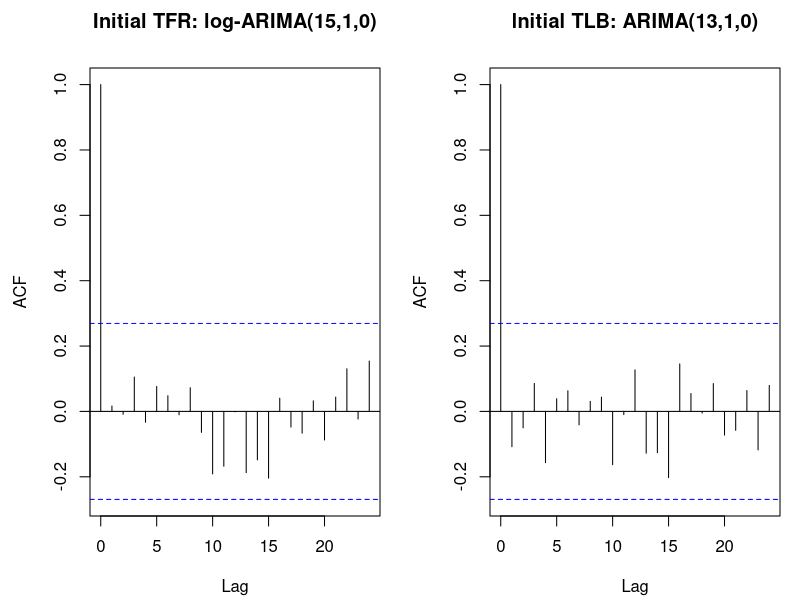
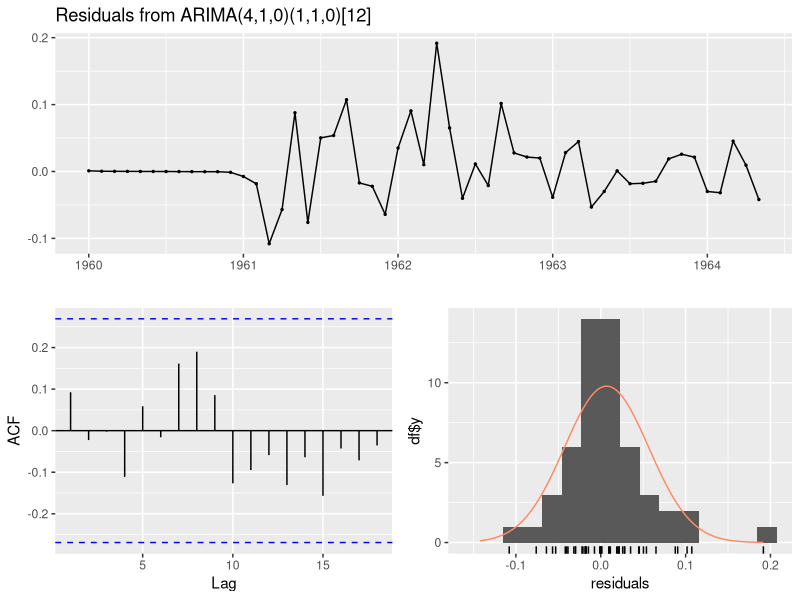
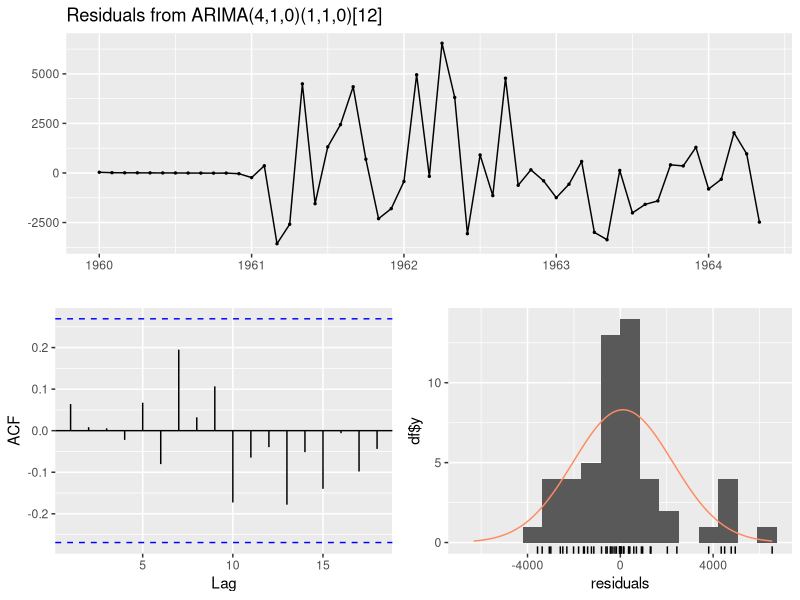
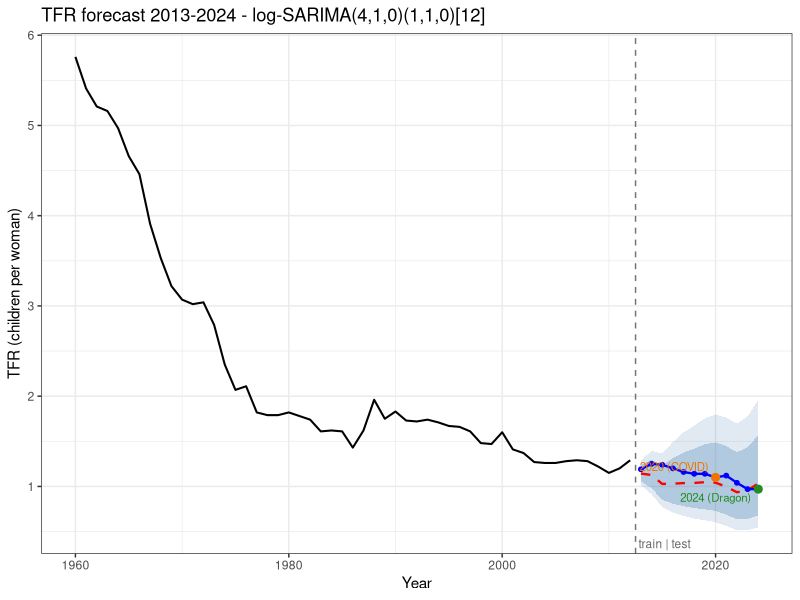
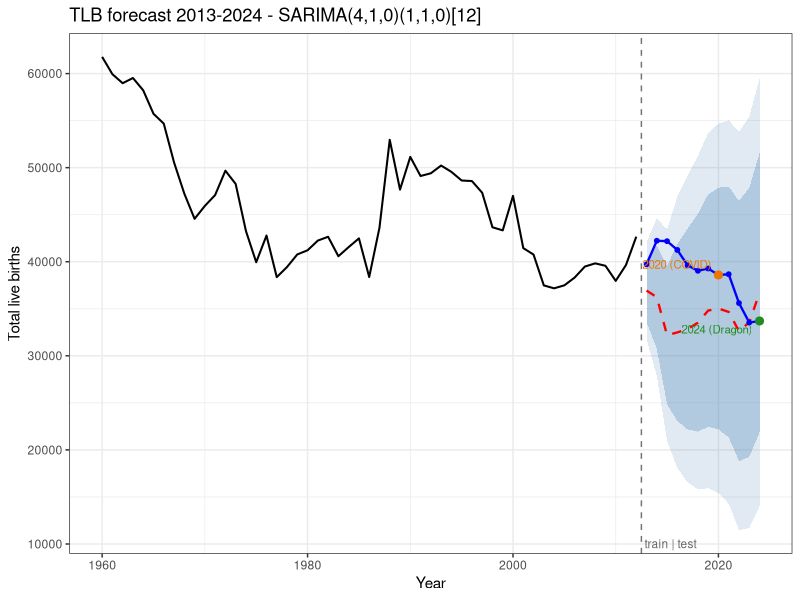

These charts were generated, in order, by the following R code:
# =============================================================================
# REPORT FIGURES + NUMBERS for the INITIAL->IMPROVED revision of
# final_report_revised.md.
#   Initial (clunky, high-order, non-seasonal): TFR log-ARIMA(15,1,0); TLB ARIMA(13,1,0)
#   Improved (parsimonious SARIMA, seasonal difference): both SARIMA(4,1,0)(1,1,0)[12]
# Re-uses the report figure filenames so existing image links keep working:
#   Fig 3 fr2_fig3_initial_resid_acf | Fig 4 fr2_fig4_resid_tfr |
#   Fig 5 fr2_fig5_resid_tlb | Fig 6 fr2_fig6_forecast_tfr | Fig 7 fr2_fig7_forecast_tlb
# Prints every number quoted in the report. Train 1960-2012 | test 2013-2024.
# =============================================================================
suppressPackageStartupMessages({ library(forecast); library(tseries); library(ggplot2) })
options(stringsAsFactors = FALSE, scipen = 999); set.seed(42)
dir.create("figures", showWarnings = FALSE)
rule <- function(s) cat("\n====", s, "====\n")

data  <- read.csv("cleaned_tlb_tfr_1960_2024.csv")
train <- subset(data, Year <= 2012); test <- subset(data, Year >= 2013)
ty <- test$Year; tyr <- train$Year
tfr_t1  <- ts(train$TFR, start = 1960, frequency = 1)
tlb_t1  <- ts(train$TLB, start = 1960, frequency = 1)
tfr_s12 <- ts(train$TFR, start = 1960, frequency = 12)
tlb_s12 <- ts(train$TLB, start = 1960, frequency = 12)
tfr_test <- test$TFR; tlb_test <- test$TLB

# ---- fits --------------------------------------------------------------------
tfr_init <- Arima(tfr_t1,  c(15,1,0),                               lambda = 0, method = "ML")
tfr_impr <- Arima(tfr_s12, c(4,1,0), list(order=c(1,1,0),period=12),lambda = 0, method = "ML")
tlb_init <- Arima(tlb_t1,  c(13,1,0),                                          method = "ML")
tlb_impr <- Arima(tlb_s12, c(4,1,0), list(order=c(1,1,0),period=12),           method = "ML")

# ---- numbers helper ----------------------------------------------------------
report_num <- function(fit, test, lab, expo=FALSE) {
  np <- length(fit$coef); se <- sqrt(diag(fit$var.coef)); tt <- coef(fit)/se
  png(tempfile(fileext=".png")); cr <- suppressWarnings(checkresiduals(fit, plot=FALSE)); dev.off()
  fc <- forecast(fit, h=length(test), biasadj=FALSE); m <- as.numeric(fc$mean)
  e  <- as.numeric(test) - m
  mse <- mean(e^2); mae <- mean(abs(e)); mape <- mean(abs(e/as.numeric(test)))*100
  rule(lab)
  print(round(rbind(coef=coef(fit), se=se, t=tt), 3))
  cat(sprintf("npar=%d  AIC=%.2f  BIC=%.2f  loglik=%.2f  sigma2=%.6g  sigma=%.4g\n",
              np, AIC(fit), BIC(fit), logLik(fit), fit$sigma2, sqrt(fit$sigma2)))
  cat(sprintf("Ljung-Box: Q*=%.2f  df=%d  p=%.4f\n", unname(cr$statistic), cr$parameter, cr$p.value))
  cat(sprintf("test MSE=%.6g  MAE=%.4g  MAPE=%.2f%%  | largest |err|=%.4g in %d | min95low=%.4f\n",
              mse, mae, mape, max(abs(e)), ty[which.max(abs(e))], min(as.numeric(fc$lower[,2]))))
  cat("forecast mean:", paste(round(m, ifelse(expo,3,0)), collapse=", "), "\n")
  invisible(list(fit=fit, fc=fc, mse=mse, mae=mae, mape=mape))
}
R1 <- report_num(tfr_init, tfr_test, "TFR INITIAL log-ARIMA(15,1,0)", expo=TRUE)
R2 <- report_num(tfr_impr, tfr_test, "TFR IMPROVED log-SARIMA(4,1,0)(1,1,0)[12]", expo=TRUE)
R3 <- report_num(tlb_init, tlb_test, "TLB INITIAL ARIMA(13,1,0)")
R4 <- report_num(tlb_impr, tlb_test, "TLB IMPROVED SARIMA(4,1,0)(1,1,0)[12]")

# significant-lag count for initials
sigc <- function(fit){ tt<-coef(fit)/sqrt(diag(fit$var.coef)); sprintf("%d/%d sig: %s",
        sum(abs(tt)>1.96), length(tt), paste(names(tt)[abs(tt)>1.96],collapse=",")) }
rule("significant coefficients (initials)")
cat("TFR log-ARIMA(15,1,0):", sigc(tfr_init), "\n")
cat("TLB ARIMA(13,1,0)    :", sigc(tlb_init), "\n")

# =============================================================================
# FIG 3 — residual ACF of the two INITIAL high-order ARIMA models (clean band,
#         formal LB marginal). 2 panels.
# =============================================================================
png("figures/fr2_fig3_initial_resid_acf.png", width = 1180, height = 470, res = 130, bg = "white")
par(mfrow = c(1,2), mar = c(4.2,4.5,3.4,1))
r1 <- as.numeric(residuals(tfr_init)); r3 <- as.numeric(residuals(tlb_init))
acf(r1[is.finite(r1)], lag.max = 24, main = "Initial TFR: log-ARIMA(15,1,0)")
acf(r3[is.finite(r3)], lag.max = 24, main = "Initial TLB: ARIMA(13,1,0)")
dev.off(); cat("\nwrote fr2_fig3_initial_resid_acf.png\n")

# =============================================================================
# FIG 4 & 5 — checkresiduals 4-panel for the IMPROVED models
# =============================================================================
png("figures/fr2_fig4_resid_tfr.png", width = 980, height = 720, res = 120, bg = "white")
suppressWarnings(checkresiduals(tfr_impr)); dev.off(); cat("wrote fr2_fig4_resid_tfr.png\n")
png("figures/fr2_fig5_resid_tlb.png", width = 980, height = 720, res = 120, bg = "white")
suppressWarnings(checkresiduals(tlb_impr)); dev.off(); cat("wrote fr2_fig5_resid_tlb.png\n")

# =============================================================================
# FIG 6 & 7 — forecasts (ggplot; back-transform automatic for TFR via lambda)
# =============================================================================
fc_gg <- function(fit, hist_vals, obs, title, ylab, fname, dragon2024=TRUE) {
  fc <- forecast(fit, h = length(obs), biasadj = FALSE)
  hist_df <- data.frame(Year = tyr, Value = as.numeric(hist_vals))
  fc_df <- data.frame(Year = ty, Mean = as.numeric(fc$mean),
                      Lo80 = as.numeric(fc$lower[,1]), Hi80 = as.numeric(fc$upper[,1]),
                      Lo95 = as.numeric(fc$lower[,2]), Hi95 = as.numeric(fc$upper[,2]),
                      Actual = as.numeric(obs))
  p <- ggplot() +
    geom_ribbon(data=fc_df, aes(Year, ymin=Lo95, ymax=Hi95), fill="steelblue", alpha=0.16) +
    geom_ribbon(data=fc_df, aes(Year, ymin=Lo80, ymax=Hi80), fill="steelblue", alpha=0.30) +
    geom_line(data=hist_df, aes(Year, Value), colour="black", linewidth=0.7) +
    geom_line(data=fc_df, aes(Year, Mean), colour="red", linetype="dashed", linewidth=0.8) +
    geom_line(data=fc_df, aes(Year, Actual), colour="blue", linewidth=0.8) +
    geom_point(data=fc_df, aes(Year, Actual), colour="blue", size=1.3) +
    geom_vline(xintercept=2012.5, linetype="dashed", colour="grey45") +
    annotate("text", x=2012.5, y=-Inf, label=" train | test", hjust=0, vjust=-0.6, colour="grey40", size=3) +
    annotate("point", x=2020, y=fc_df$Actual[fc_df$Year==2020], colour="darkorange2", size=2.4) +
    annotate("text", x=2020, y=fc_df$Actual[fc_df$Year==2020], label="2020 (COVID)",
             colour="darkorange2", size=2.9, hjust=1.1, vjust=-0.7) +
    labs(title=title, x="Year", y=ylab) + theme_bw()
  if (dragon2024)
    p <- p + annotate("point", x=2024, y=fc_df$Actual[fc_df$Year==2024], colour="forestgreen", size=2.4) +
             annotate("text", x=2024, y=fc_df$Actual[fc_df$Year==2024], label="2024 (Dragon)",
                      colour="forestgreen", size=2.9, hjust=1.1, vjust=1.4)
  ggsave(fname, p, width=9, height=5, dpi=130)
  cat("wrote", fname, "\n")
}
fc_gg(tfr_impr, train$TFR, tfr_test, "TFR forecast 2013-2024 - log-SARIMA(4,1,0)(1,1,0)[12]",
      "TFR (children per woman)", "figures/fr2_fig6_forecast_tfr.png")
fc_gg(tlb_impr, train$TLB, tlb_test, "TLB forecast 2013-2024 - SARIMA(4,1,0)(1,1,0)[12]",
      "Total live births", "figures/fr2_fig7_forecast_tlb.png")

cat("\nDONE\n")
